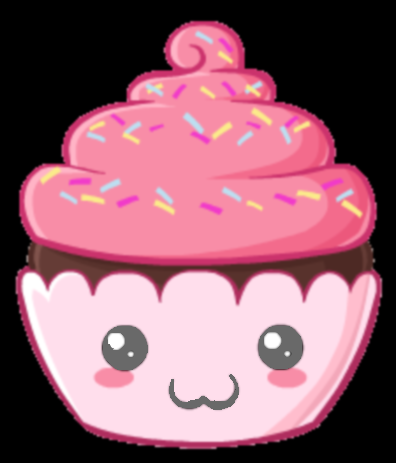
#> input picture data/left_eye_cupcake.png, 396 x 463 px
$ jupyter execute --allow-errors filter_snapchat.ipynb
#> lines starting #> are read from the running program, lines starting #| are printed output that depends on the picture
[cell 1]
import cv2
import itertools
import numpy as np
from time import time
import mediapipe as mp
import matplotlib.pyplot as plt

[cell 2]
# Initialize the mediapipe face detection class.
mp_face_detection = mp.solutions.face_detection

# Setup the face detection function.
#> (the rest of this cell did not finish here and is left out)

[cell 3]
# [52 lines left out: function detectFacialLandmarks, not called in this run]

[cell 4]
# [38 lines left out: function getSize, not called in this run]

[cell 5]
# [112 lines left out: function isOpen, not called in this run]

[cell 6]
# [91 lines left out: function overlay, not called in this run]

[cell 7]
# Initialize the mediapipe face mesh class.
mp_face_mesh = mp.solutions.face_mesh

# Setup the face landmarks function for images.
#> (the rest of this cell did not finish here and is left out)

[cell 8]
# Initialize the VideoCapture object to read from the webcam.
camera_video = cv2.VideoCapture(0)
camera_video.set(3,1280)
camera_video.set(4,960)

# Create named window for resizing purposes.
cv2.namedWindow('Face Filter', cv2.WINDOW_NORMAL)

# Read the left and right eyes images.
left_eye = cv2.imread('data/left_eye_cupcake.png')
#> left_eye is the input picture: shape (463, 396, 3); mean B, G, R 110.3, 96.6, 144.3
right_eye = cv2.imread('data/right_eye_cupcake.png')
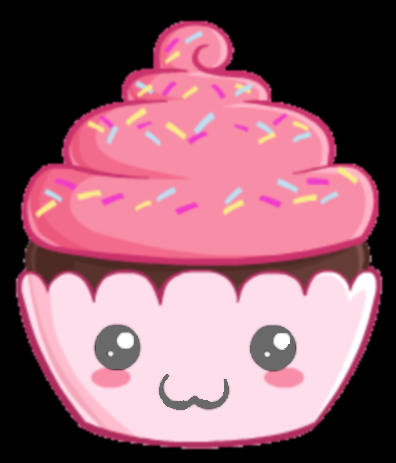
#> input picture data/right_eye_cupcake.png, 396 x 463 px
#> right_eye is the input picture: shape (463, 396, 3); mean B, G, R 110.3, 96.6, 144.3
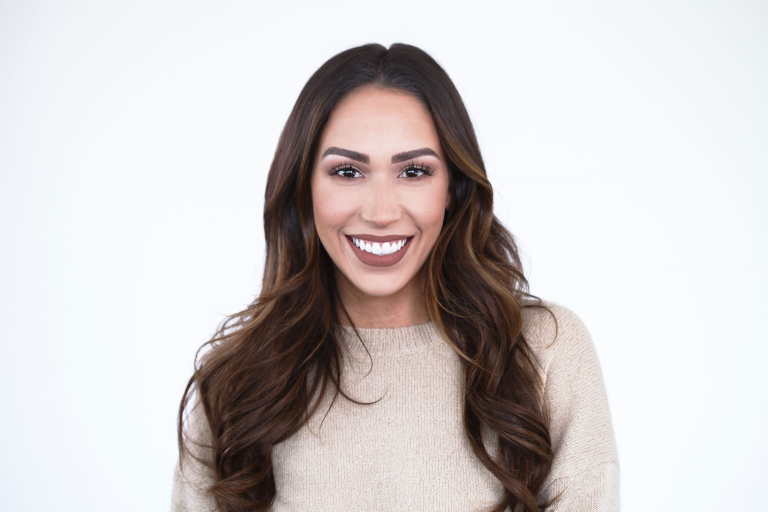
#> input picture data/img1_headshot.jpg, 1536 x 1024 px, given in place of the camera (shown at 1/2 size)
#> further down, frame is the input picture: shape (1024, 1536, 3); mean B, G, R 202.1, 202.1, 208.1
#> `frame = cv2.flip(frame, 1)`:
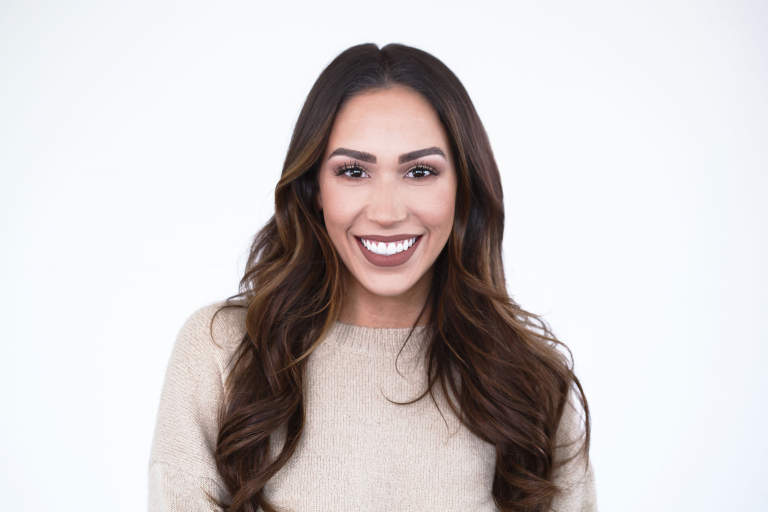
#> frame: shape (1024, 1536, 3) (shown at 1/2 size); mean B, G, R 202.1, 202.1, 208.1

# Initialize the VideoCapture object to read from the smoke animation video stored in the disk.
# smoke_animation = cv2.VideoCapture('data/smoke_animation.mp4')

# Set the smoke animation video frame counter to zero.
#smoke_frame_counter = 0

# Iterate until the webcam is accessed successfully.
#> (the rest of this cell did not finish here and is left out)
